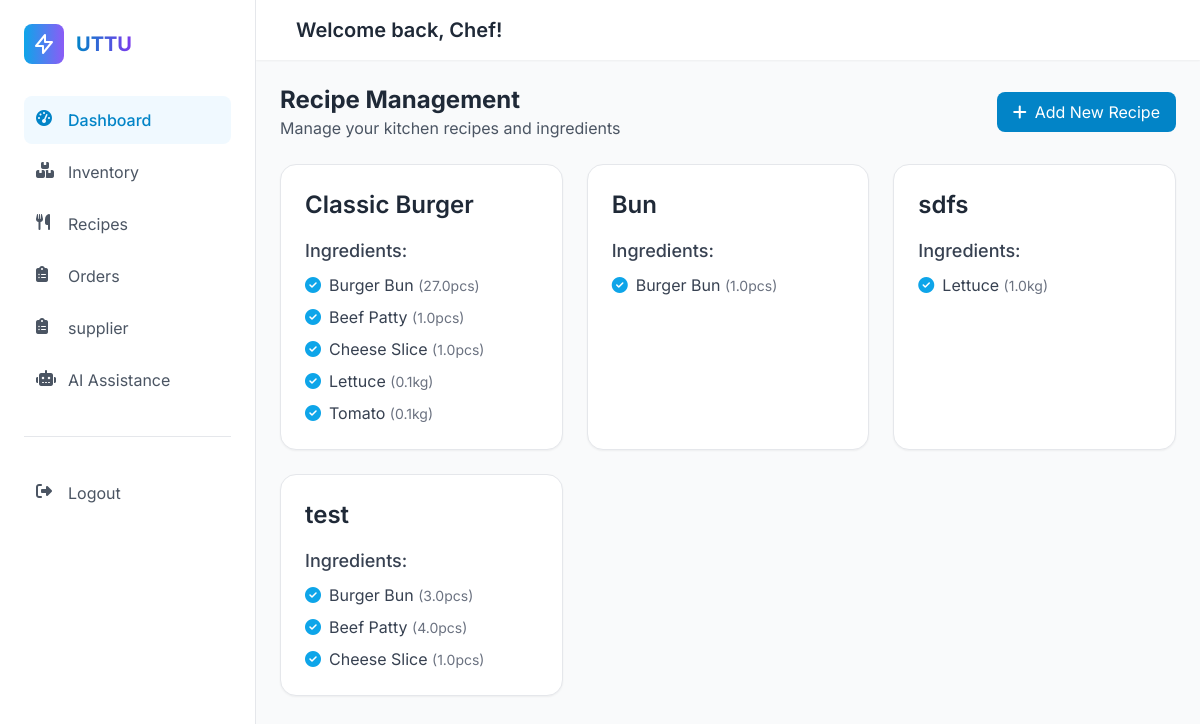
Before: /recipes/ with the older database file.
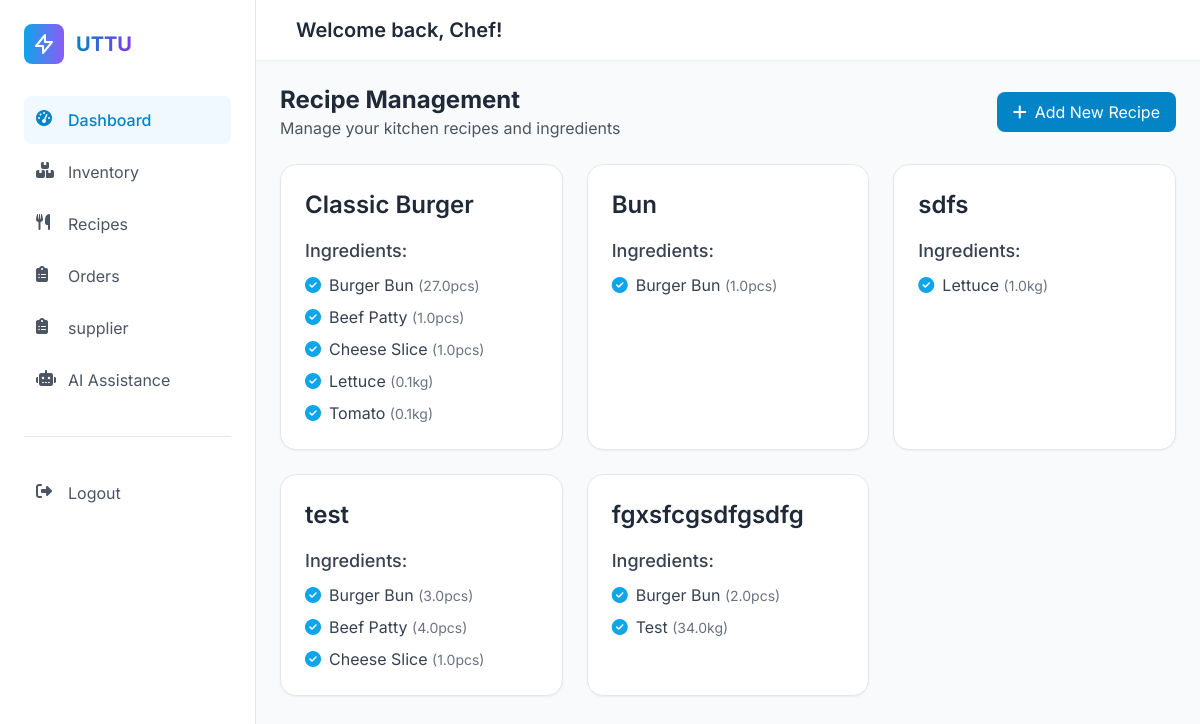
After: the same page with the newer database file.
### app/models.py (models this page shows, shortened)
class Recipe(models.Model):
    name = models.CharField(max_length=100)

class RecipeIngredient(models.Model):
    recipe = models.ForeignKey(Recipe, on_delete=models.CASCADE, related_name='ingredients')
    inventory_item = models.ForeignKey(Inventory, on_delete=models.CASCADE)
    quantity_required = models.FloatField()

class Inventory(models.Model):
    name = models.CharField(max_length=100)
    quantity = models.FloatField()
    unit = models.CharField(max_length=20, default='kg')
    min_threshold = models.FloatField()
    expiry_date = models.DateField(null=True, blank=True)

### app/views.py (the view)
# urls.py: path('recipes/', views.recipes, name='recipes'),
def recipes(request):
    recipes = Recipe.objects.all()
    context = {
        'recipes': recipes
    }
    return render(request, 'Recipes.html', context)

### templates/Recipes.html
{% extends "base.html" %}
{% block content %}
<section id="recipes-section" class="section  p-6">
    <div class="flex flex-col md:flex-row justify-between items-start md:items-center mb-6 gap-4">
        <div>
            <h2 class="text-2xl font-bold text-gray-800">Recipe Management</h2>
            <p class="text-gray-600">Manage your kitchen recipes and ingredients</p>
        </div>
        <a href='/add/recipe/' id="add-recipe-btn" class="bg-primary-600 hover:bg-primary-700 text-white px-4 py-2 rounded-lg transition-all flex items-center">
            <i class="fas fa-plus mr-2"></i> Add New Recipe
        </a>
    </div>
    <div class="grid grid-cols-1 md:grid-cols-2 lg:grid-cols-3 gap-6" id="recipes-container">
        {% for recipe in recipes %}
            <div class="bg-white rounded-2xl shadow-sm hover:shadow-xl transition-shadow duration-300 border border-gray-200 p-6">
                <h2 class="text-2xl font-semibold text-gray-800 mb-4">{{ recipe.name }}</h2>
                <div>
                    <h3 class="text-lg font-medium text-gray-700 mb-2">Ingredients:</h3>
                    <div class="space-y-2">
                        {% for ingredient in recipe.ingredients.all %}
                            <div class="flex items-start space-x-2">
                                <i class="fas fa-check-circle text-primary-500 mt-1"></i>
                                <p class="text-gray-700">
                                    {{ ingredient.inventory_item.name }}
                                    <span class="text-sm text-gray-500">({{ ingredient.quantity_required }}{{ ingredient.inventory_item.unit }})</span>
                                </p>
                            </div>
                        {% endfor %}
                    </div>
                </div>
            </div>
        {% endfor %}
    </div>
</section>
{% endblock content %}

Changed rows visible on the page:
added Recipe: name "fgxsfcgsdfgsdfg"
added RecipeIngredient: inventory_item.name "Burger Bun", quantity_required "2.0", inventory_item.unit "pcs", shown under "fgxsfcgsdfgsdfg"
added RecipeIngredient: inventory_item.name "Test", quantity_required "34.0", inventory_item.unit "kg", shown under "fgxsfcgsdfgsdfg"
